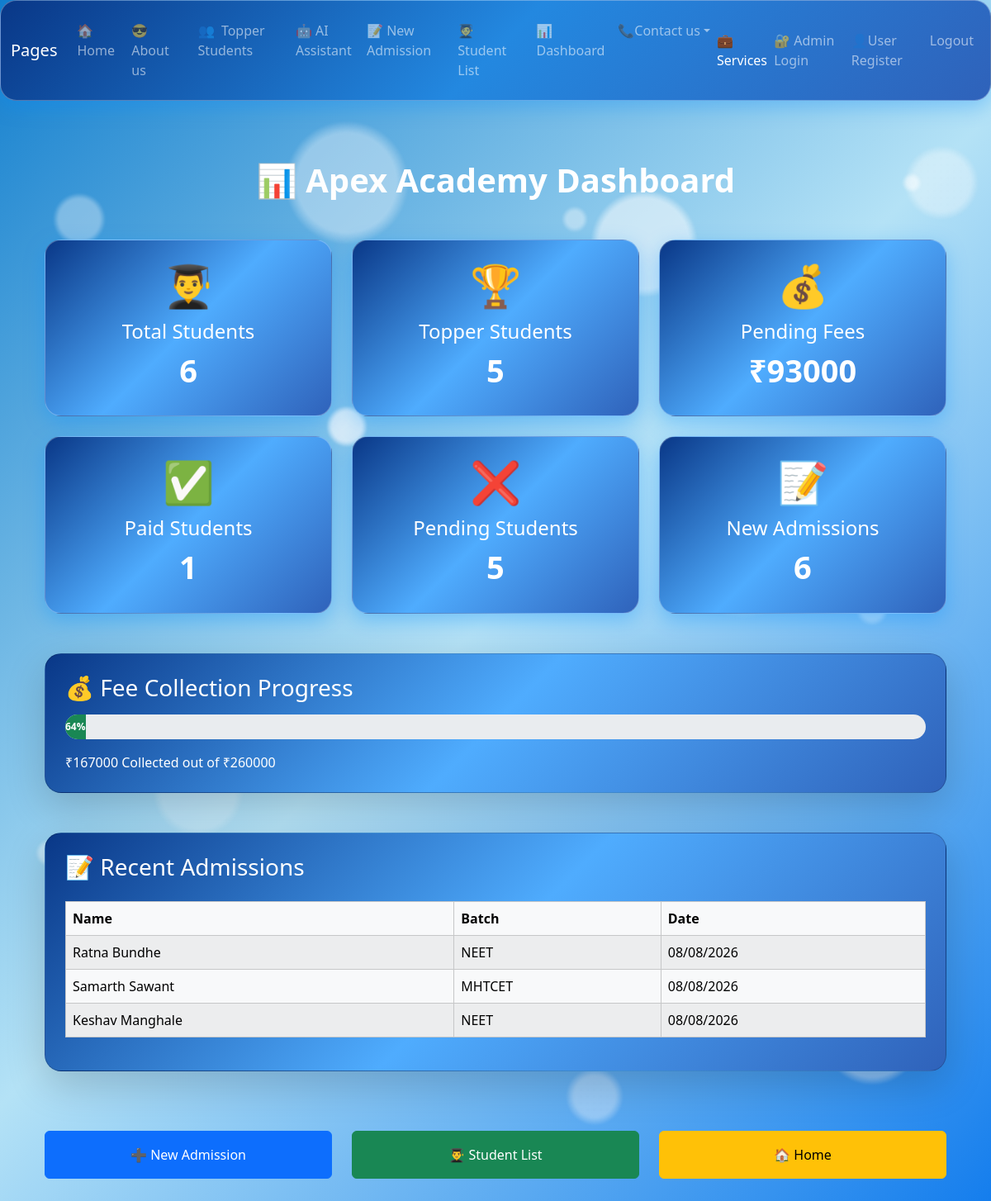
/dashboard, run on the app's committed database.
### app.py (models this page shows)
class Student(db.Model):
    id = db.Column(db.Integer, primary_key=True)
    name = db.Column(db.String(100), nullable=False)
    phone = db.Column(db.String(15), nullable=False)
    email = db.Column(db.String(100))
    photo = db.Column(db.String(100))
    batch = db.Column(db.String(50), nullable=False)
    total_fee = db.Column(db.Integer, default=0)
    paid_fee = db.Column(db.Integer, default=0)
    admission_date = db.Column(db.DateTime, default=datetime.utcnow)
    @property
    def pending_fee(self):
        return self.total_fee - self.paid_fee

### app.py (the view)
@app.route("/dashboard")
def dashboard():
    students = Student.query.all()
    total_students = len(students)
    paid_students = 0
    pending_students = 0
    pending_fees = 0
    total_fee = 0
    paid_fee = 0
    for student in students:
        student_total_fee = student.total_fee or 0
        student_paid_fee = student.paid_fee or 0
        total_fee += student_total_fee
        paid_fee += student_paid_fee
        if student.pending_fee <= 0:
            paid_students += 1
        else:
            pending_students += 1
            pending_fees += student.pending_fee
    if total_fee > 0:
        fee_progress = round((paid_fee / total_fee) * 100)
    else:
        fee_progress = 0
    recent_admissions = Student.query.order_by(
        Student.admission_date.desc()
    ).limit(3).all()
    new_admissions = total_students
    return render_template(
        "dashboard.html",
        total_students=total_students,
        paid_students=paid_students,
        pending_students=pending_students,
        pending_fees=pending_fees,
        fee_progress=fee_progress,
        new_admissions=new_admissions,
        recent_admissions=recent_admissions,
        paid_fee=paid_fee,
        total_fee=total_fee
    )

### templates/Dashboard.html (shortened to what this page needs)
{% extends "base.html" %}
{% block content %}
<div class="container py-5">
<h1 class="text-center fw-bold text-white mb-5">
📊 Apex Academy Dashboard
</h1>
<div class="row g-4">
<div class="col-md-4">
<div class="card dashboard-card text-center p-4">
<div>
<h1>👨‍🎓</h1>
<h4>Total Students</h4>
<h2>{{ total_students }}</h2>
</div>
</div>
</div>
<div class="col-md-4">
<div class="card dashboard-card text-center p-4">
<div>
<h1>🏆</h1>
<h4>Topper Students</h4>
<h2>5</h2>
</div>
</div>
</div>
<div class="col-md-4">
<div class="card dashboard-card text-center p-4">
<div>
<h1>💰</h1>
<h4>Pending Fees</h4>
<h2>₹{{ pending_fees }}</h2>
</div>
</div>
</div>
<div class="col-md-4">
<div class="card dashboard-card text-center p-4">
<div>
<h1>✅</h1>
<h4>Paid Students</h4>
<h2>{{ paid_students }}</h2>
</div>
</div>
</div>
<div class="col-md-4">
<div class="card dashboard-card text-center p-4">
<div>
<h1>❌</h1>
<h4>Pending Students</h4>
<h2>{{ pending_students }}</h2>
</div>
</div>
</div>
<div class="col-md-4">
<div class="card dashboard-card text-center p-4">
<div>
<h1>📝</h1>
<h4>New Admissions</h4>
<h2>{{ new_admissions }}</h2>
</div>
</div>
</div>
</div>
<div class="card shadow-lg mt-5 p-4"
style="
background:linear-gradient(135deg,#093787,#4facfe,#2f62ba);
color:white;
border-radius:20px;
">
    <h3 class="mb-3">💰 Fee Collection Progress</h3>
     <div class="progress" style="height:30px;border-radius:20px;">
    <div class="progress-bar bg-success"
         style="width:{{ fee_progress }} %;font-weight:bold ;">
        {{ fee_progress }}%
    </div>
</div>
    <p class="mt-3 mb-0">
        ₹{{ paid_fee }} Collected out of ₹{{ total_fee }}
    </p>
</div>
<div class="card shadow-lg mt-5 p-4"
style="
background:linear-gradient(135deg,#093787,#4facfe,#2f62ba);
color:white;
border-radius:20px;
">
    <h3 class="mb-4">📝 Recent Admissions</h3>
    <table class="table table-bordered table-striped table-light">
        <thead>
        <th>Name</th>
        <th>Batch</th>
        <th>Date</th>
        </thead>
        <tbody>
{% for student in recent_admissions %}
<tr>
    <td>{{ student.name }}</td>
    <td>{{ student.batch }}</td>
    <td>
        {% if student.admission_date %}
            {{ student.admission_date.strftime('%d/%m/%Y') }}
        {% endif %}
    </td>
</tr>
{% else %}
<tr>
    <td colspan="3" class="text-center">
        No Recent Admissions
    </td>
</tr>
{% endfor %}
</tbody>
    </table>
</div>
<div class="row mt-5 g-4">
    <div class="col-md-4">
        <a href="{{ url_for('admission') }}"
           class="btn btn-primary w-100 p-3">
            ➕ New Admission
        </a>
    </div>
    <div class="col-md-4">
        <a href="{{ url_for('student_list') }}"
           class="btn btn-success w-100 p-3">
            👨‍🎓 Student List
        </a>
    </div>
    <div class="col-md-4">
        <a href="{{ url_for('home') }}"
           class="btn btn-warning w-100 p-3">
            🏠 Home
        </a>
    </div>
</div>
</div>
{% endblock %}

### templates/base.html (style rules this page uses)
body { background:linear-gradient(135deg,#127ecd,#b4e2f6,#127ced); min-height:100vh; overflow-x:hidden; }
body::before { content:""; position:fixed; top:0; left:0; width:100%; height:100%; pointer-events:none; z-index:0; background: radial-gradient(circle at 8% 18%, rgba(255,255,255,.35) 0 25px, transparent 32px), radial-gradient(circle at 20% 65%, rgba(255,255,255,.22) 0 45px, transparent 55px), radial-gradient(circle at 35% 35%, rgba(255,255,255,.30) 0 18px, transparent 25px), radial-gradient(circle at 50% 80%, rgba(255,255,255,.25) 0 35px, transparent 45px), radial-gradient(circle at 65% 20%, rgba(255,255,255,.32) 0 55px, transparent 65px), radial-gradient(circle at 78% 60%, rgba(255,255,255,.25) 0 28px, transparent 38px), radial-gradient(circle at 90% 30%, rgba(255,255,255,.35) 0 20px, transparent 30px), radial-gradient(circle at 88% 85%, rgba(255,255,255,.22) 0 50px, transparent 60px), radial-gradient(circle at 15% 85%, rgba(255,255,255,.18) 0 30px, transparent 40px), radial-gradient(circle at 35% 15%, rgba(255,255,255,.22) 0 60px, transparent 75px), radial-gradient(circle at 60% 90%, rgba(255,255,255,.20) 0 25px, transparent 35px), radial-gradient(circle at 75% 45%, rgba(255,255,255,.15) 0 70px, transparent 85px), radial-gradient(circle at 95% 15%, rgba(255,255,255,.20) 0 35px, transparent 45px), radial-gradient(circle at 35% 35%, rgba(255,255,255,.30) 0 18px, transparent 25px), radial-gradient(circle at 15% 85%, rgba(255,255,255,.18) 0 30px, transparent 40px), radial-gradient(circle at 35% 15%, rgba(255,255,255,.22) 0 60px, transparent 75px), radial-gradient(circle at 60% 90%, rgba(255,255,255,.20) 0 25px, transparent 35px), radial-gradient(circle at 75% 45%, rgba(255,255,255,.15) 0 70px, transparent 85px), radial-gradient(circle at 95% 15%, rgba(255,255,255,.20) 0 35px, transparent 45px), radial-gradient(circle at 35% 35%, rgba(255,255,255,.30) 0 18px, transparent 25px), radial-gradient(circle at 50% 80%, rgba(255,255,255,.25) 0 35px, transparent 45px), radial-gradient(circle at 65% 20%, rgba(255,255,255,.32) 0 55px, transparent 65px), radial-gradient(circle at 78% 60%, rgba(255,255,255,.25) 0 28px, transparent 38px), radial-gradient(circle at 90% 30%, rgba(255,255,255,.35) 0 20px, transparent 30px), radial-gradient(circle at 88% 85%, rgba(255,255,255,.22) 0 50px, transparent 60px), radial-gradient(circle at 12% 25%, rgba(255,255,255,.25) 0 8px, transparent 14px), radial-gradient(circle at 28% 55%, rgba(255,255,255,.45) 0 12px, transparent 18px), radial-gradient(circle at 45% 75%, rgba(255,255,255,.28) 0 7px, transparent 13px), radial-gradient(circle at 58% 18%, rgba(255,255,255,.22) 0 10px, transparent 16px), radial-gradient(circle at 72% 80%, rgba(255,255,255,.25) 0 9px, transparent 15px), radial-gradient(circle at 88% 50%, rgba(255,255,255,.20) 0 13px, transparent 20px), radial-gradient(circle at 92% 15%, rgba(255,255,255,.30) 0 6px, transparent 12px), radial-gradient(circle at 5% 70%, rgba(255,255,255,.22) 0 11px, transparent 17px), radial-gradient(circle at 12% 25%, rgba(255,255,255,.25) 0 8px, transparent 14px), radial-gradient(circle at 28% 55%, rgba(255,255,255,.45) 0 12px, transparent 18px), radial-gradient(circle at 45% 75%, rgba(255,255,255,.28) 0 7px, transparent 13px), radial-gradient(circle at 58% 18%, rgba(255,255,255,.22) 0 10px, transparent 16px), radial-gradient(circle at 72% 80%, rgba(255,255,255,.25) 0 9px, transparent 15px), radial-gradient(circle at 88% 50%, rgba(255,255,255,.20) 0 13px, transparent 20px), radial-gradient(circle at 92% 15%, rgba(255,255,255,.30) 0 6px, transparent 12px), radial-gradient(circle at 5% 70%, rgba(255,255,255,.22) 0 11px, transparent 17px); filter:blur(1px); animation:bubbleMove 8s ease-in-out infinite alternate; }

### templates/Dashboard.html (style rules this page uses)
.dashboard-card { background:linear-gradient(135deg,#093787,#4facfe,#2f62ba); color:white; border-radius:20px; border:1px solid rgba(255,255,255,.25); box-shadow:0 8px 25px rgba(0,140,255,.35); transition:.4s; min-height:190px; display:flex; justify-content:center; align-items:center; }
.dashboard-card h1 { font-size:50px; margin-bottom:12px; }
.dashboard-card h2 { font-size:38px; font-weight:bold; margin-top:10px; }

### data on the page
Student: name "Ratna Bundhe", batch "NEET", admission_date "08/08/2026"
Student: name "Samarth Sawant", batch "MHTCET", admission_date "08/08/2026"
Student: name "Keshav Manghale", batch "NEET", admission_date "08/08/2026"

### other printed values
{{ total_students }} "6"
{{ pending_fees }} "93000"
{{ paid_students }} "1"
{{ pending_students }} "5"
{{ new_admissions }} "6"
{{ fee_progress }} "64"
{{ paid_fee }} "167000"
{{ total_fee }} "260000"
